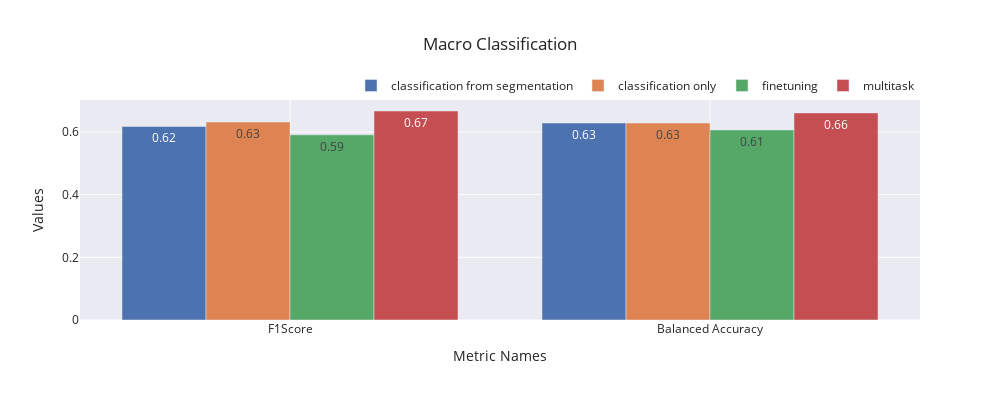

Source (notebook cell):
### Code cell
x = ["F1Score","Balanced Accuracy"]
names =['classification from segmentation',
 'classification only',
 'finetuning',
 'multitask',
 ] 
rows=macro_arr[:4,:2]
plot_bar(x, rows, names, "Metric Names", "Values", "Macro Classification")

### Figure 1 — Plotly figure (JSON) as saved in the notebook; plotly's stock layout.template omitted (floating-point values rounded to 4 significant figures)
{"data": [{"name": "classification from segmentation", "text": ["0.62", "0.63"], "type": "bar", "x": ["F1Score", "Balanced Accuracy"], "y": [0.6178, 0.6288]}, {"name": "classification only", "text": ["0.63", "0.63"], "type": "bar", "x": ["F1Score", "Balanced Accuracy"], "y": [0.6319, 0.6286]}, {"name": "finetuning", "text": ["0.59", "0.61"], "type": "bar", "x": ["F1Score", "Balanced Accuracy"], "y": [0.591, 0.6066]}, {"name": "multitask", "text": ["0.67", "0.66"], "type": "bar", "x": ["F1Score", "Balanced Accuracy"], "y": [0.6671, 0.661]}], "layout": {"autosize": false, "barmode": "group", "height": 400, "legend": {"orientation": "h", "x": 1, "xanchor": "right", "y": 1, "yanchor": "bottom"}, "title": {"text": "Macro Classification"}, "width": 1000, "xaxis": {"title": {"text": "Metric Names"}}, "yaxis": {"title": {"text": "Values"}}}}
